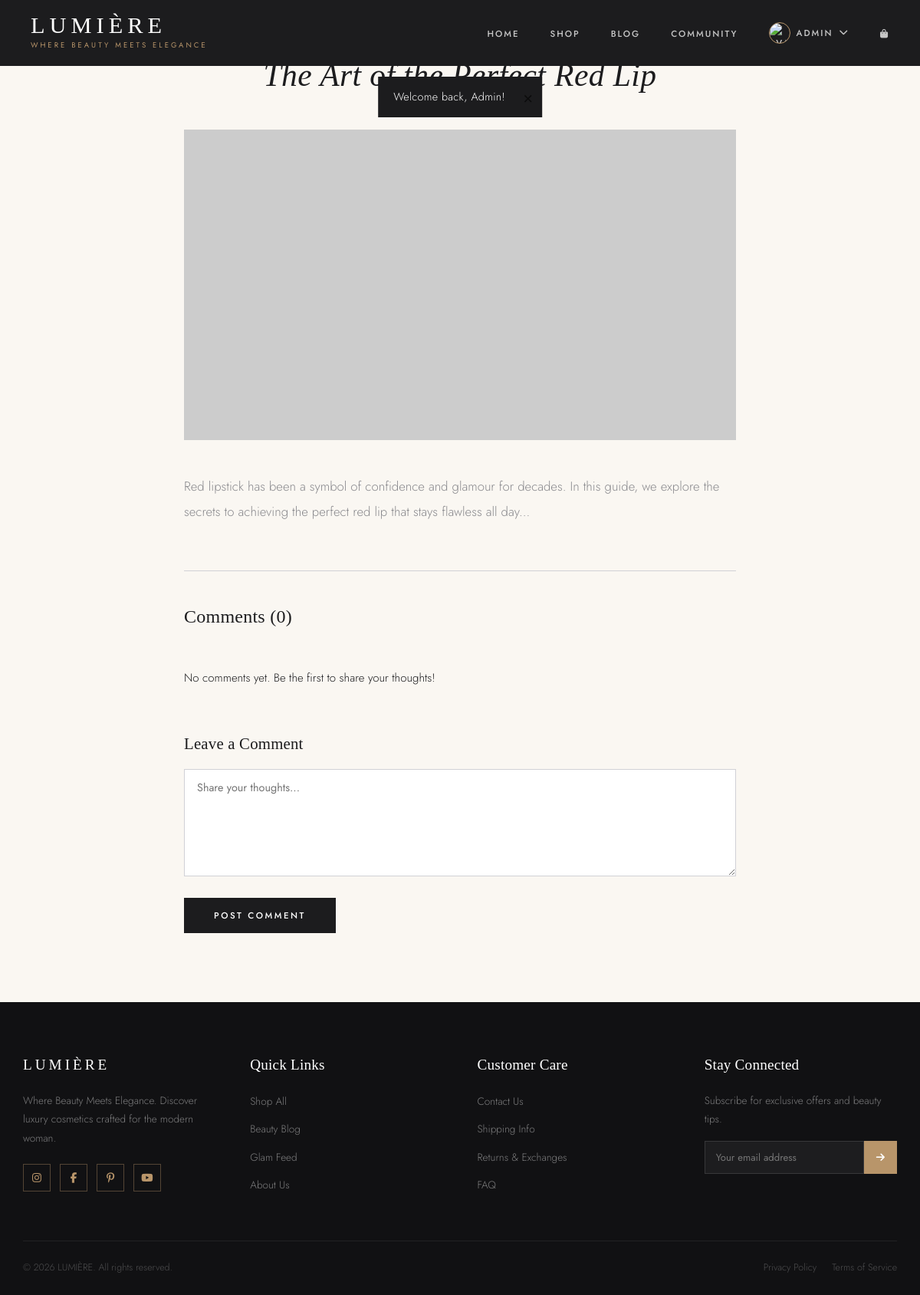
Screenshot of /post.php?id=1 (signed in) with the database file from the repository.
### tables this page shows
CREATE TABLE blog_posts (
    id INT PRIMARY KEY AUTO_INCREMENT,
    title VARCHAR(255) NOT NULL,
    content TEXT NOT NULL,
    excerpt TEXT,
    image VARCHAR(255),
    created_at TIMESTAMP DEFAULT CURRENT_TIMESTAMP
);

### includes/db.php (called while the page is built, shortened)
<?php
function h($string) {
    return htmlspecialchars($string, ENT_QUOTES, 'UTF-8');
}

### includes/auth.php (called while the page is built, shortened)
<?php
function isLoggedIn() {
    return isset($_SESSION['user_id']) && !empty($_SESSION['user_id']);
}

### post.php (the view, shortened to what this page needs)
<?php
require_once 'includes/db.php';
require_once 'includes/auth.php';
$postId = filter_input(INPUT_GET, 'id', FILTER_VALIDATE_INT);
$stmt = $pdo->prepare("SELECT * FROM blog_posts WHERE id = ?");
$stmt->execute([$postId]);
$post = $stmt->fetch();
$stmt = $pdo->prepare("
    SELECT c.*, u.name as author_name, u.avatar as author_avatar
    FROM comments c
    JOIN users u ON c.user_id = u.id
    WHERE c.post_id = ? AND c.post_type = 'blog'
    ORDER BY c.created_at DESC
");
$stmt->execute([$postId]);
$comments = $stmt->fetchAll();
require_once 'includes/header.php';
?>
<section class="post-detail">
    <article>
        <header class="post-header">
            <span class="blog-date"><?php echo date('F j, Y', strtotime($post['created_at'])); ?></span>
            <h1><?php echo h($post['title']); ?></h1>
        </header>
        <?php if ($post['image']): ?>
        <div class="post-featured-image">
            <img src="uploads/blog/<?php echo h($post['image']); ?>"
                 alt="<?php echo h($post['title']); ?>"
                 onerror="this.src='https://placehold.co/800x450/f5f0e8/c9a84c?text=Blog'">
        </div>
        <?php endif; ?>
        <div class="post-content">
            <?php echo nl2br(h($post['content'])); ?>
        </div>
    </article>
    <section class="comments-section" id="comments">
        <h3>Comments (<?php echo count($comments); ?>)</h3>
        <?php if (empty($comments)): ?>
        <p style="color: var(--color-gray); padding: 20px 0;">No comments yet. Be the first to share your thoughts!</p>
        <?php endif; ?>
        <div class="comment-form">
            <h4>Leave a Comment</h4>
            <?php if (isLoggedIn()): ?>
            <form method="POST" action="" id="commentForm" novalidate>
                <div class="form-group">
                    <textarea name="comment" placeholder="Share your thoughts..." required><?php echo h($_POST['comment'] ?? ''); ?></textarea>
                </div>
                <button type="submit" name="submit_comment" class="btn btn-primary">Post Comment</button>
            </form>
            <?php endif; ?>
        </div>
    </section>
</section>
<?php require_once 'includes/footer.php'; ?>

### css/style.css (style rules this page uses)
:root { --ivory: #FAF7F2; --charcoal: #1C1C1E; --charcoal-2: #2C2C2E; --rose-gold: #B8956A; --rose-gold-lt: #C9A96E; --blush: #F2E8E1; --blush-dark: #E8D5C8; --white: #FFFFFF; --muted: #8A8A8E; --muted-light: #D1D1D6; --success: #34A853; --error: #C0392B; --warning: #E67E22; --font-head: 'Cormorant Garamond', Georgia, serif; --font-body: 'Jost', 'Helvetica Neue', sans-serif; --ease: cubic-bezier(0.25, 0.46, 0.45, 0.94); --trans: all 0.35s var(--ease); --shadow-sm: 0 2px 12px rgba(28,28,30,0.07); --shadow-md: 0 8px 32px rgba(28,28,30,0.12); --shadow-lg: 0 20px 60px rgba(28,28,30,0.15); }
*, *::before, *::after { margin: 0; padding: 0; box-sizing: border-box; }
html { scroll-behavior: smooth; }
body { font-family: var(--font-body); font-weight: 300; font-size: 15px; line-height: 1.75; color: var(--charcoal); background-color: var(--ivory); -webkit-font-smoothing: antialiased; }
img { max-width: 100%; height: auto; display: block; }
button { cursor: pointer; font-family: inherit; border: none; background: none; }
input, textarea, select { font-family: inherit; font-size: inherit; }
h1, h2, h3, h4, h5, h6 { font-family: var(--font-head); font-weight: 400; line-height: 1.25; color: var(--charcoal); letter-spacing: 0.01em; }
h1 { font-size: clamp(2.8rem, 6vw, 5rem); }
h3 { font-size: clamp(1.5rem, 2.5vw, 2rem); }
h4 { font-size: clamp(1.2rem, 2vw, 1.5rem); }
.btn { display: inline-block; padding: 14px 38px; font-family: var(--font-body); font-size: 0.72rem; font-weight: 500; letter-spacing: 2.5px; text-transform: uppercase; cursor: pointer; transition: var(--trans); border: none; position: relative; overflow: hidden; }
.btn-primary { background: var(--charcoal); color: var(--white); border: 1.5px solid var(--charcoal); }
.blog-date { font-size: 0.68rem; letter-spacing: 2px; text-transform: uppercase; color: var(--rose-gold); margin-bottom: 10px; font-weight: 500; display: block; }
.form-group { margin-bottom: 20px; }
.form-group input, .form-group textarea, .form-group select { width: 100%; padding: 13px 16px; border: 1px solid var(--muted-light); background: var(--white); transition: var(--trans); font-size: 0.9rem; color: var(--charcoal); outline: none; }
.post-detail { max-width: 780px; margin: 0 auto; padding: 40px 30px 90px; }
.post-header { text-align: center; margin-bottom: 44px; }
.post-header .blog-date { margin-bottom: 14px; }
.post-header h1 { font-size: 2.6rem; line-height: 1.25; font-style: italic; font-weight: 300; }
.post-featured-image { aspect-ratio: 16/9; margin-bottom: 44px; overflow: hidden; background: var(--blush); }
.post-featured-image img { width: 100%; height: 100%; object-fit: cover; }
.post-content { font-size: 1.05rem; line-height: 1.95; color: var(--muted); }
.comments-section { margin-top: 60px; padding-top: 44px; border-top: 1px solid var(--muted-light); }
.comments-section h3 { margin-bottom: 32px; font-size: 1.5rem; }
.comment-form { margin-top: 40px; }
.comment-form h4 { margin-bottom: 20px; font-size: 1.3rem; }
.comment-form textarea { height: 140px; resize: vertical; }

### rows the page displays
blog_posts: title "The Art of the Perfect Red Lip", content "Red lipstick has been a symbol of confidence and glamour for decades. In this guide, we explore the secrets to achieving the perfect red lip that stays flawless all day..."

### other values shown
$flash['message'] "Welcome back, Admin!"
$_SESSION['user_name'] "ADMIN"
count($comments) "0"
